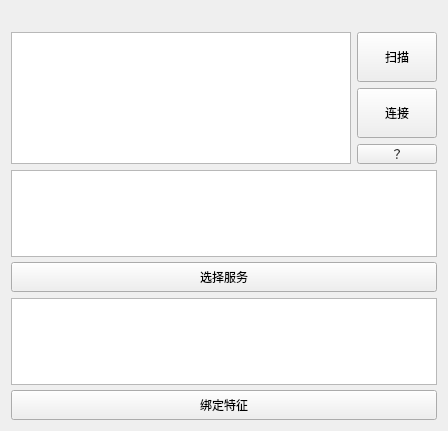
<?xml version="1.0" encoding="UTF-8"?>
<ui version="4.0">
 <class>Ble_Port_Settings</class>
 <widget class="QWidget" name="Ble_Port_Settings">
  <property name="geometry">
   <rect>
    <x>0</x>
    <y>0</y>
    <width>448</width>
    <height>431</height>
   </rect>
  </property>
  <property name="windowTitle">
   <string>Form</string>
  </property>
  <layout class="QVBoxLayout" name="verticalLayout_4">
   <item>
    <widget class="QLabel" name="ble_label">
     <property name="minimumSize">
      <size>
       <width>0</width>
       <height>15</height>
      </size>
     </property>
     <property name="maximumSize">
      <size>
       <width>16777215</width>
       <height>20</height>
      </size>
     </property>
     <property name="text">
      <string/>
     </property>
     <property name="buddy">
      <cstring>character_box</cstring>
     </property>
    </widget>
   </item>
   <item>
    <layout class="QHBoxLayout" name="horizontalLayout">
     <item>
      <widget class="QListWidget" name="listWidget_dev">
       <property name="minimumSize">
        <size>
         <width>0</width>
         <height>0</height>
        </size>
       </property>
       <property name="maximumSize">
        <size>
         <width>16777215</width>
         <height>16777215</height>
        </size>
       </property>
      </widget>
     </item>
     <item>
      <layout class="QVBoxLayout" name="verticalLayout">
       <item>
        <widget class="QPushButton" name="scan_button">
         <property name="minimumSize">
          <size>
           <width>0</width>
           <height>50</height>
          </size>
         </property>
         <property name="maximumSize">
          <size>
           <width>16777215</width>
           <height>16777215</height>
          </size>
         </property>
         <property name="text">
          <string>扫描</string>
         </property>
        </widget>
       </item>
       <item>
        <widget class="QPushButton" name="connect_button">
         <property name="minimumSize">
          <size>
           <width>0</width>
           <height>50</height>
          </size>
         </property>
         <property name="maximumSize">
          <size>
           <width>16777215</width>
           <height>16777215</height>
          </size>
         </property>
         <property name="text">
          <string>连接</string>
         </property>
        </widget>
       </item>
       <item>
        <spacer name="verticalSpacer">
         <property name="orientation">
          <enum>Qt::Vertical</enum>
         </property>
         <property name="sizeHint" stdset="0">
          <size>
           <width>17</width>
           <height>37</height>
          </size>
         </property>
        </spacer>
       </item>
       <item>
        <widget class="QPushButton" name="help_button">
         <property name="minimumSize">
          <size>
           <width>0</width>
           <height>20</height>
          </size>
         </property>
         <property name="maximumSize">
          <size>
           <width>16777215</width>
           <height>16777215</height>
          </size>
         </property>
         <property name="text">
          <string>？</string>
         </property>
        </widget>
       </item>
      </layout>
     </item>
    </layout>
   </item>
   <item>
    <widget class="QWidget" name="service_box" native="true">
     <property name="maximumSize">
      <size>
       <width>16777215</width>
       <height>16777215</height>
      </size>
     </property>
     <layout class="QVBoxLayout" name="verticalLayout_2">
      <property name="spacing">
       <number>5</number>
      </property>
      <property name="leftMargin">
       <number>0</number>
      </property>
      <property name="topMargin">
       <number>0</number>
      </property>
      <property name="rightMargin">
       <number>0</number>
      </property>
      <property name="bottomMargin">
       <number>0</number>
      </property>
      <item>
       <widget class="QListWidget" name="list_service">
        <property name="minimumSize">
         <size>
          <width>0</width>
          <height>0</height>
         </size>
        </property>
        <property name="maximumSize">
         <size>
          <width>16777215</width>
          <height>16777215</height>
         </size>
        </property>
       </widget>
      </item>
      <item>
       <widget class="QPushButton" name="service_button">
        <property name="minimumSize">
         <size>
          <width>0</width>
          <height>30</height>
         </size>
        </property>
        <property name="maximumSize">
         <size>
          <width>16777215</width>
          <height>16777215</height>
         </size>
        </property>
        <property name="text">
         <string>选择服务</string>
        </property>
       </widget>
      </item>
     </layout>
    </widget>
   </item>
   <item>
    <widget class="QWidget" name="character_box" native="true">
     <property name="maximumSize">
      <size>
       <width>16777215</width>
       <height>16777215</height>
      </size>
     </property>
     <layout class="QVBoxLayout" name="verticalLayout_3">
      <property name="spacing">
       <number>5</number>
      </property>
      <property name="leftMargin">
       <number>0</number>
      </property>
      <property name="topMargin">
       <number>0</number>
      </property>
      <property name="rightMargin">
       <number>0</number>
      </property>
      <property name="bottomMargin">
       <number>0</number>
      </property>
      <item>
       <widget class="QListWidget" name="list_character">
        <property name="minimumSize">
         <size>
          <width>0</width>
          <height>0</height>
         </size>
        </property>
        <property name="maximumSize">
         <size>
          <width>16777215</width>
          <height>16777215</height>
         </size>
        </property>
       </widget>
      </item>
      <item>
       <widget class="QPushButton" name="binding_character">
        <property name="minimumSize">
         <size>
          <width>0</width>
          <height>30</height>
         </size>
        </property>
        <property name="maximumSize">
         <size>
          <width>16777215</width>
          <height>16777215</height>
         </size>
        </property>
        <property name="text">
         <string>绑定特征</string>
        </property>
       </widget>
      </item>
     </layout>
    </widget>
   </item>
   <item>
    <spacer name="verticalSpacer_2">
     <property name="orientation">
      <enum>Qt::Vertical</enum>
     </property>
     <property name="sizeHint" stdset="0">
      <size>
       <width>20</width>
       <height>40</height>
      </size>
     </property>
    </spacer>
   </item>
  </layout>
 </widget>
 <resources/>
 <connections/>
</ui>
